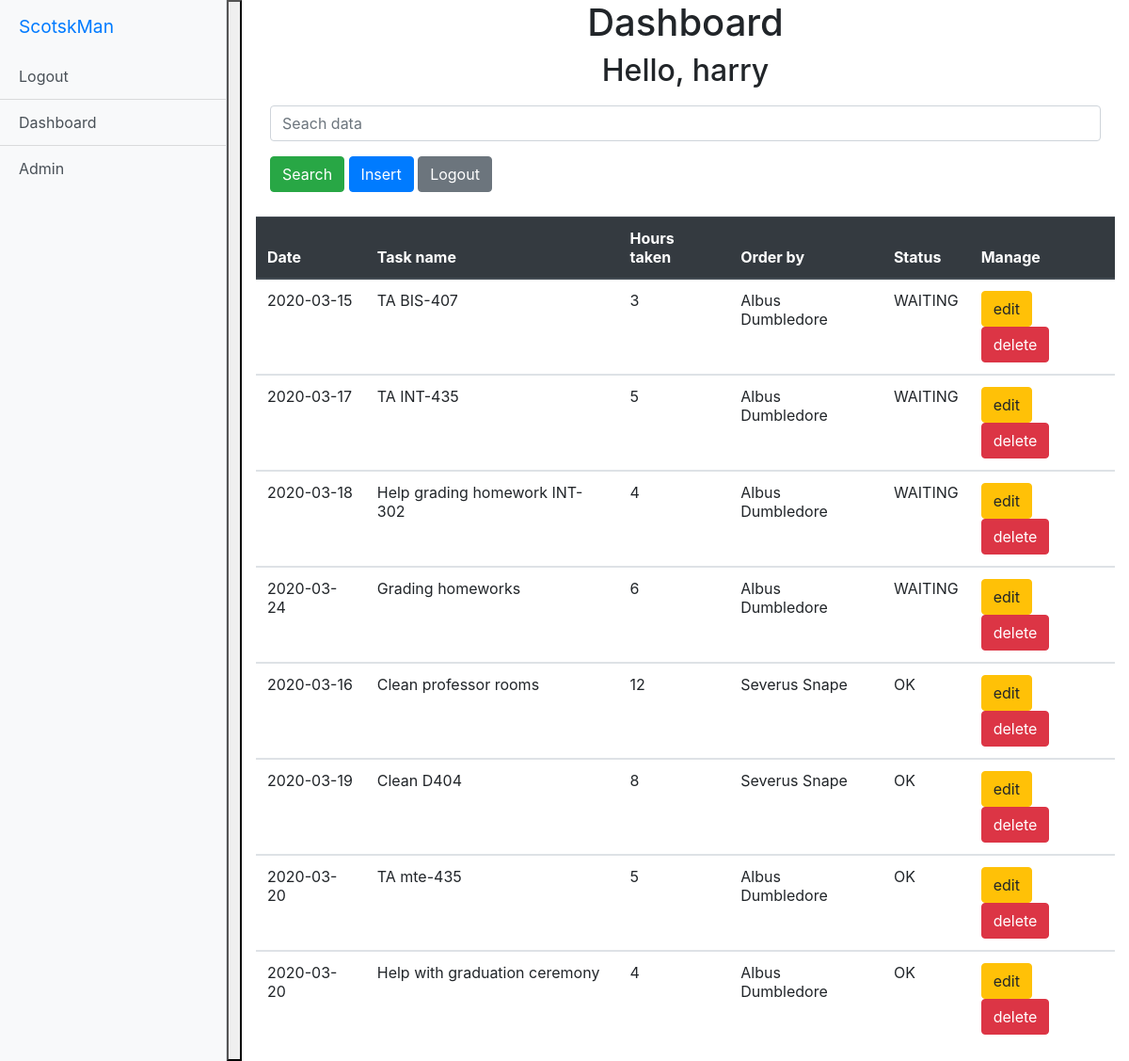
Screenshot of /dashboard.php (signed in) with the database file from the repository.
### tables this page shows
CREATE TABLE `tasks` (
  `task_id` int(11) NOT NULL,
  `task_name` varchar(30) NOT NULL,
  `task_date` date NOT NULL,
  `task_hour` int(2) NOT NULL,
  `task_status` tinyint(1) NOT NULL DEFAULT 0,
  `student_id` int(20) NOT NULL,
  `admin_id` int(20) NOT NULL
);

### dashboard.php (the view, shortened to what this page needs)
<?php
include("config.php");
?>
<html>
<head>
    <link rel="stylesheet" href="https://stackpath.bootstrapcdn.com/bootstrap/4.4.1/css/bootstrap.min.css">
    <link href="css/style.css" rel="stylesheet">
</head>
<body>
    <div class="d-flex" id="wrapper">
        <div class="bg-light border-right" id="sidebar-wrapper">
            <div class="sidebar-heading"><a href='index.php'>ScotskMan</a></div>
            <div class="list-group list-group-flush">
                <a href="logout.php" class="list-group-item list-group-item-action bg-light">Logout</a>
                <a href="dashboard.php" class="list-group-item list-group-item-action bg-light">Dashboard</a>
                <a href="a-dashboard.php" class="list-group-item list-group-item-action bg-light">Admin</a>
            </div>
        </div>
        <button class="" id="menu-toggle">
        </button>
        <div id="page-content-wrapper">
            <div class="container-fluid">
                <div class="row">
                    <div align=center class="col-md">
                        <h1>Dashboard</h1>
                        <h2>Hello, <?=$_SESSION['username'];?></h2>
                    </div>
                </div>
                <div class="row" style="margin: 10px 0px 10px 0px;">
                    <div class="col-md">
                        <?php
                $user_id = $_SESSION['id'];
                $str = "select * from tasks t join admins a on t.admin_id = a.id where student_id = $user_id";
                $str .= " ORDER BY task_status ASC, task_date ASC;";
	              $obj = mysqli_query($conn,$str)or die(mysqli_error($conn));
                ?>
                        <form name="form1" method="post" action="dashboard.php">
                            <div class="form-group">
                                <input placeholder="Seach data" class="form-control" type="text" name="txt_search" value="<?=isset($_POST['txt_search'])?$_POST['txt_search']:'';?>">
                            </div>
                            <input class="btn btn-success" type="submit" value="Search" name="Search">
                            <a class="btn btn-primary" href="insert.php">Insert</a>
                            <a class="btn btn-secondary" align='right' href="logout.php">Logout</a>
                        </form>
                    </div>
                </div>
                <div class="row">
                    <div class="col-md">
                        <table align=center class="table table-stripe">
                            <thead class="thead-dark">
                                <tr>
                                    <th>Date</th>
                                    <th>Task name</th>
                                    <th>Hours taken</th>
                                    <th>Order by</th>
                                    <th>Status</th>
                                    <th>Manage</th>
                                </tr>
                            </thead>
                            <?php
	                      while($result = mysqli_fetch_array($obj))
	                      {
                            if($result['task_status'] == '1'){
                                $status = 'OK';
                            }else{
                                $status = 'WAITING';
                            }
                        ?>
                            <tbody>
                                <tr>
                                    <td> <?=$result['task_date']; ?> </td>
                                    <td> <?=$result['task_name']; ?> </td>
                                    <td> <?=$result['task_hour']; ?> </td>
                                    <td> <?=$result['firstname']; ?> <?=$result['lastname']; ?> </td>
                                    <td> <?=$status; ?> </td>
                                    <td>
                                        <a class="btn btn-warning" href="edit.php?edit=<?=$result['task_id']; ?>">edit</a>
                                        <a class="btn btn-danger" href="delete.php?id=<?=$result['task_id']; ?>">delete</a>
                                    </td>
                                </tr>
                            </tbody>
                            <?php
	                      }
                        ?>
                        </table>
                    </div>
                </div>
            </div>
        </div>
    </div>
</body>
</html>

### css/style.css (style rules this page uses)
body { overflow-x: hidden; }
#sidebar-wrapper { min-height: 100vh; margin-left: -15rem; -webkit-transition: margin .25s ease-out; -moz-transition: margin .25s ease-out; -o-transition: margin .25s ease-out; transition: margin .25s ease-out; }
#sidebar-wrapper .sidebar-heading { padding: 0.875rem 1.25rem; font-size: 1.2rem; }
#sidebar-wrapper .list-group { width: 15rem; }
#page-content-wrapper { min-width: 100vw; }
@media (min-width: 768px) { #sidebar-wrapper { margin-left: 0; } }
@media (min-width: 768px) { #page-content-wrapper { min-width: 0; width: 100%; } }

### rows the page displays
tasks: task_date "2020-03-15", task_name "TA BIS-407", task_hour "3", admin.firstname "Albus", admin.lastname "Dumbledore", task_status "WAITING"
tasks: task_date "2020-03-17", task_name "TA INT-435", task_hour "5", admin.firstname "Albus", admin.lastname "Dumbledore", task_status "WAITING"
tasks: task_date "2020-03-18", task_name "Help grading homework INT-302", task_hour "4", admin.firstname "Albus", admin.lastname "Dumbledore", task_status "WAITING"
tasks: task_date "2020-03-24", task_name "Grading homeworks", task_hour "6", admin.firstname "Albus", admin.lastname "Dumbledore", task_status "WAITING"
tasks: task_date "2020-03-16", task_name "Clean professor rooms", task_hour "12", admin.firstname "Severus", admin.lastname "Snape", task_status "OK"
tasks: task_date "2020-03-19", task_name "Clean D404", task_hour "8", admin.firstname "Severus", admin.lastname "Snape", task_status "OK"
tasks: task_date "2020-03-20", task_name "TA mte-435", task_hour "5", admin.firstname "Albus", admin.lastname "Dumbledore", task_status "OK"
tasks: task_date "2020-03-20", task_name "Help with graduation ceremony", task_hour "4", admin.firstname "Albus", admin.lastname "Dumbledore", task_status "OK"

### other values shown
$_SESSION['username'] "harry"
